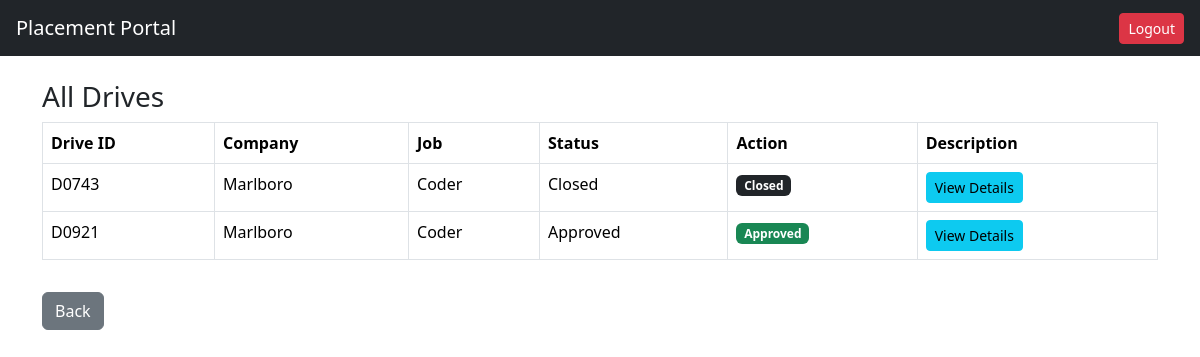
Before: /admin/drives (signed in) with the older database file.
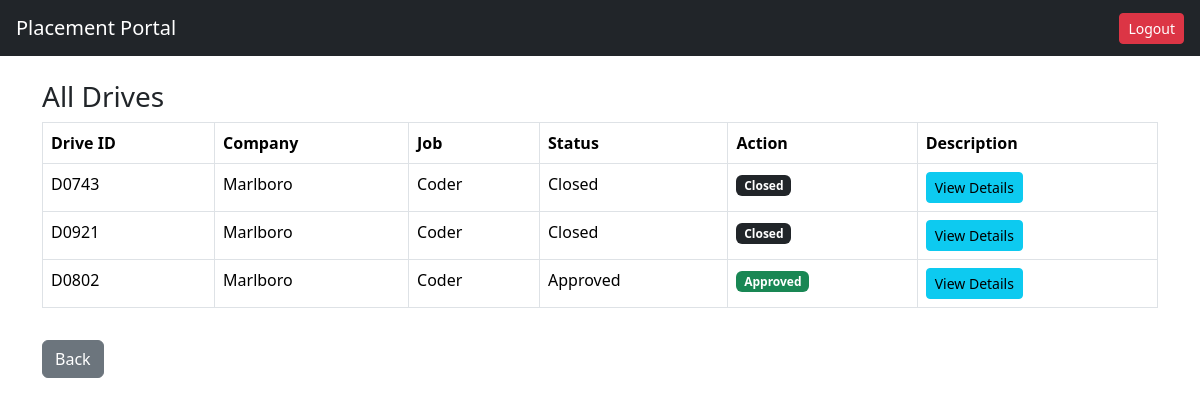
After: the same page with the newer database file.
### tables this page shows
CREATE TABLE drive(
        id INTEGER PRIMARY KEY AUTOINCREMENT,
        drive_uid TEXT UNIQUE,
        company_id INTEGER,
        job_title TEXT,
        job_description TEXT,
        eligibility TEXT,
        deadline TEXT,
        status TEXT DEFAULT 'Pending'
    );

CREATE TABLE company(
        id INTEGER PRIMARY KEY AUTOINCREMENT,
        company_uid TEXT UNIQUE,
        company_name TEXT,
        hr_contact TEXT,
        email TEXT UNIQUE,
        password TEXT,
        website TEXT,
        approval_status TEXT DEFAULT 'Pending',
        is_active INTEGER DEFAULT 1
    );

### app.py (the view)
@app.route("/admin/drives")
def admin_drives():
    if session.get("role") != "admin":
        return redirect("/")
    conn = get_connection()
    drives = drives = conn.execute("""
SELECT
drive.id,
drive.drive_uid,
company.company_name,
drive.job_title,
drive.status
FROM drive
JOIN company ON drive.company_id = company.id
""").fetchall()
    return render_template("admin_drives.html", drives=drives)

### models.py (called while the page is built)
def get_connection():
    conn = sqlite3.connect(DATABASE)
    conn.row_factory = sqlite3.Row
    return conn

### templates/admin_drives.html
{% extends "base.html" %}
{% block content %}
<h3>All Drives</h3>
<table class="table table-bordered">
<tr>
<th>Drive ID</th>
<th>Company</th>
<th>Job</th>
<th>Status</th>
<th>Action</th>
<th>Description</th>
</tr>
{% for d in drives %}
<tr>
<td>{{ d.drive_uid }}</td>
<td>{{ d.company_name }}</td>
<td>{{ d.job_title }}</td>
<td>{{ d.status }}</td>
<td>
{% if d.status == "Pending" %}
<a href="/admin/approve_drive/{{ d.id }}"
class="btn btn-success btn-sm">
Approve
</a>
<a href="/admin/reject_drive/{{ d.id }}"
class="btn btn-danger btn-sm">
Reject
</a>
{% elif d.status == "Approved" %}
<span class="badge bg-success">
Approved
</span>
{% elif d.status == "Closed" %}
<span class="badge bg-dark">
Closed
</span>
{% endif %}
</td>
<td>
<a href="/admin/drive/{{ d.id }}" class="btn btn-info btn-sm">
View Details
</a>
</td>
</tr>
{% endfor %}
</table>
<a href="/admin" class="btn btn-secondary mt-3">
Back
</a>
{% endblock %}

Changed rows visible on the page:
changed drive (number 2 of 3 on the later page): status "Approved" → "Closed"
added drive: drive_uid "D0802", company_name "Marlboro", job_title "Coder", status "Approved"
